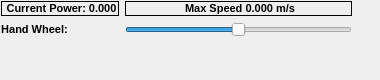
  <widget class="QDockWidget" name="ManualControlsWidget">
   <property name="enabled">
    <bool>true</bool>
   </property>
   <property name="sizePolicy">
    <sizepolicy hsizetype="Fixed" vsizetype="Fixed">
     <horstretch>0</horstretch>
     <verstretch>0</verstretch>
    </sizepolicy>
   </property>
   <property name="minimumSize">
    <size>
     <width>380</width>
     <height>80</height>
    </size>
   </property>
   <property name="maximumSize">
    <size>
     <width>380</width>
     <height>80</height>
    </size>
   </property>
   <property name="autoFillBackground">
    <bool>false</bool>
   </property>
   <property name="features">
    <set>QDockWidget::AllDockWidgetFeatures</set>
   </property>
   <property name="windowTitle">
    <string>Manual Controls</string>
   </property>
   <attribute name="dockWidgetArea">
    <number>2</number>
   </attribute>
   <widget class="QWidget" name="ManualControlsWidget_contents">
    <widget class="QWidget" name="layoutWidget">
     <property name="geometry">
      <rect>
       <x>1</x>
       <y>1</y>
       <width>351</width>
       <height>53</height>
      </rect>
     </property>
     <layout class="QFormLayout" name="formLayout">
      <item row="0" column="0">
       <widget class="QLabel" name="current_acel_text">
        <property name="enabled">
         <bool>true</bool>
        </property>
        <property name="sizePolicy">
         <sizepolicy hsizetype="Minimum" vsizetype="Minimum">
          <horstretch>0</horstretch>
          <verstretch>0</verstretch>
         </sizepolicy>
        </property>
        <property name="minimumSize">
         <size>
          <width>50</width>
          <height>0</height>
         </size>
        </property>
        <property name="frameShape">
         <enum>QFrame::Box</enum>
        </property>
        <property name="text">
         <string>&lt;html&gt;&lt;head/&gt;&lt;body&gt;&lt;p align=&quot;center&quot;&gt;&lt;span style=&quot; font-size:8pt; font-weight:600;&quot;&gt;Current Power: 0.000&lt;/span&gt;&lt;/p&gt;&lt;/body&gt;&lt;/html&gt;</string>
        </property>
        <property name="textFormat">
         <enum>Qt::AutoText</enum>
        </property>
        <property name="scaledContents">
         <bool>true</bool>
        </property>
        <property name="wordWrap">
         <bool>false</bool>
        </property>
       </widget>
      </item>
      <item row="0" column="1">
       <widget class="QLabel" name="current_max_speed_text">
        <property name="enabled">
         <bool>true</bool>
        </property>
        <property name="sizePolicy">
         <sizepolicy hsizetype="Preferred" vsizetype="Preferred">
          <horstretch>0</horstretch>
          <verstretch>0</verstretch>
         </sizepolicy>
        </property>
        <property name="frameShape">
         <enum>QFrame::Box</enum>
        </property>
        <property name="text">
         <string>&lt;html&gt;&lt;head/&gt;&lt;body&gt;&lt;p align=&quot;center&quot;&gt;&lt;span style=&quot; font-size:8pt; font-weight:600;&quot;&gt;Max Speed 0.000 m/s&lt;/span&gt;&lt;/p&gt;&lt;/body&gt;&lt;/html&gt;</string>
        </property>
        <property name="textFormat">
         <enum>Qt::AutoText</enum>
        </property>
        <property name="scaledContents">
         <bool>true</bool>
        </property>
        <property name="wordWrap">
         <bool>false</bool>
        </property>
       </widget>
      </item>
      <item row="1" column="0">
       <widget class="QLabel" name="steering_status_label">
        <property name="text">
         <string>&lt;html&gt;&lt;head/&gt;&lt;body&gt;&lt;p&gt;&lt;span style=&quot; font-size:8pt; font-weight:600;&quot;&gt;Hand Wheel: &lt;/span&gt;&lt;/p&gt;&lt;/body&gt;&lt;/html&gt;</string>
        </property>
        <property name="scaledContents">
         <bool>true</bool>
        </property>
        <property name="alignment">
         <set>Qt::AlignCenter</set>
        </property>
       </widget>
      </item>
      <item row="1" column="1">
       <widget class="QSlider" name="steering_slider">
        <property name="minimum">
         <number>-314</number>
        </property>
        <property name="maximum">
         <number>314</number>
        </property>
        <property name="orientation">
         <enum>Qt::Horizontal</enum>
        </property>
       </widget>
      </item>
     </layout>
    </widget>
   </widget>
  </widget>
